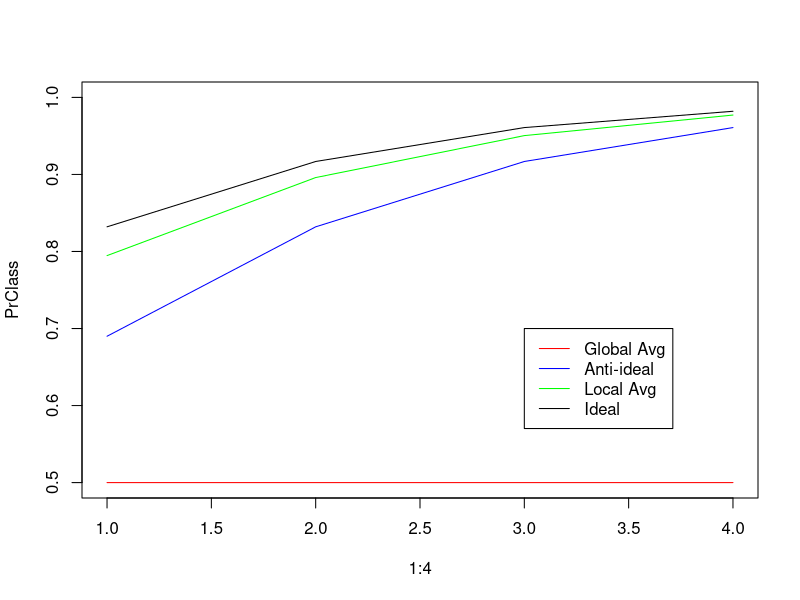
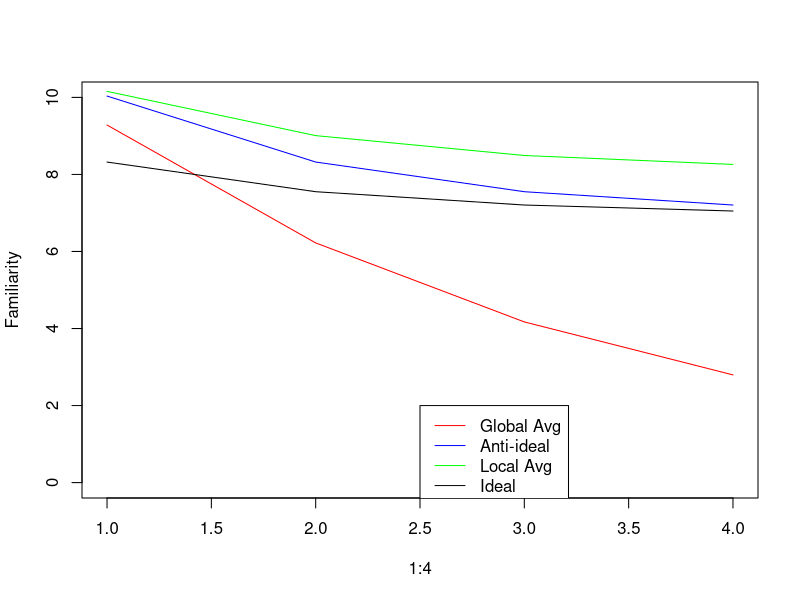

Write R code to recreate these figures, in order.
#Define the exemplar model as per Nosofsky's papers

exemplar_model=function(train,test,labels,spec,gamma){

#Place to store familiarities
familiarity_test=numeric(length(test))
#Place to store categorization probabilities
prA_test=numeric(length(test))

for(i in 1:length(test)){
	
	#Similarity to category A calc
	sim_catA=sum(exp(-spec*(abs(test[i]-train[labels=='A']))))
	
	
	#Similarity to category B calc
	sim_catB=sum(exp(-spec*(abs(test[i]-train[labels=='B']))))
	
	#familiarity calc
	familiarity_test[i]=sim_catA+sim_catB
	
	#Probability of category A calc
	prA_test[i]=sim_catA^gamma/(sim_catA^gamma+sim_catB^gamma)
	
	
}

#return item wise familiarity and probability of A
return(list(fam=familiarity_test,prA=prA_test))

}


#Exemplar model parameters
#spec controls the width of generalization gradient 
spec=0.4
#gamma controls how deterministic/probabilistic participants are
gamma=1


#Generate training and test stimuli for each scenario
#The grand mean is always 0; category A is negative, B is positive
#The exemplars are always spaced evenly within categories and have the same category width
# The only difference is the discriminability between categories, how far they are from grand mean

#Distinctiveness 1
train_stim_l1=c(seq(-3,-1,length=10),seq(1,3,length=10))
#Because A & B are symmetric, we can just simulate everything for A
#order is ideal, local avg, anti-ideal, global average
test_stim_l1=c(-3,-2,-1,0)

#Distinctiveness 2
train_stim_l2=c(seq(-4,-2,length=10),seq(2,4,length=10))
test_stim_l2=c(-4,-3,-2,0)

#Distinctiveness 3
train_stim_l3=c(seq(-5,-3,length=10),seq(3,5,length=10))
test_stim_l3=c(-5,-4,-3,0)

#Distinctiveness 4
train_stim_l4=c(seq(-6,-4,length=10),seq(4,6,length=10))
test_stim_l4=c(-6,-5,-4,0)

train_labels=rep(c('A','B'),each=10)



#Run the exemplar model on each distinctiveness level
l1_e=exemplar_model(train_stim_l1,test_stim_l1,train_labels,spec,gamma)
l2_e=exemplar_model(train_stim_l2,test_stim_l2,train_labels,spec,gamma)
l3_e=exemplar_model(train_stim_l3,test_stim_l3,train_labels,spec,gamma)
l4_e=exemplar_model(train_stim_l4,test_stim_l4,train_labels,spec,gamma)


#Plot results for familiarity and prob correct (probability A for A items)
quartz()
plot(1:4,c(l1_e$prA[4],l2_e$prA[4],l3_e$prA[4],l4_e$prA[4]),type='l',col='red',ylab='PrClass',ylim=c(0.5,1))
lines(1:4,c(l1_e$prA[3],l2_e$prA[3],l3_e$prA[3],l4_e$prA[3]),type='l',col='blue')
lines(1:4,c(l1_e$prA[2],l2_e$prA[2],l3_e$prA[2],l4_e$prA[2]),type='l',col='green')
lines(1:4,c(l1_e$prA[1],l2_e$prA[1],l3_e$prA[1],l4_e$prA[1]),type='l',col='black')
legend(3,0.7,c('Global Avg','Anti-ideal','Local Avg','Ideal'),col=c('red','blue','green','black'),lty=c(1,1,1,1))

quartz()
plot(1:4,c(l1_e$fam[4],l2_e$fam[4],l3_e$fam[4],l4_e$fam[4]),type='l',col='red',ylab='Familiarity',ylim=c(0,10))
lines(1:4,c(l1_e$fam[3],l2_e$fam[3],l3_e$fam[3],l4_e$fam[3]),type='l',col='blue')
lines(1:4,c(l1_e$fam[2],l2_e$fam[2],l3_e$fam[2],l4_e$fam[2]),type='l',col='green')
lines(1:4,c(l1_e$fam[1],l2_e$fam[1],l3_e$fam[1],l4_e$fam[1]),type='l',col='black')

legend(2.5,2,c('Global Avg','Anti-ideal','Local Avg','Ideal'),col=c('red','blue','green','black'),lty=c(1,1,1,1))
